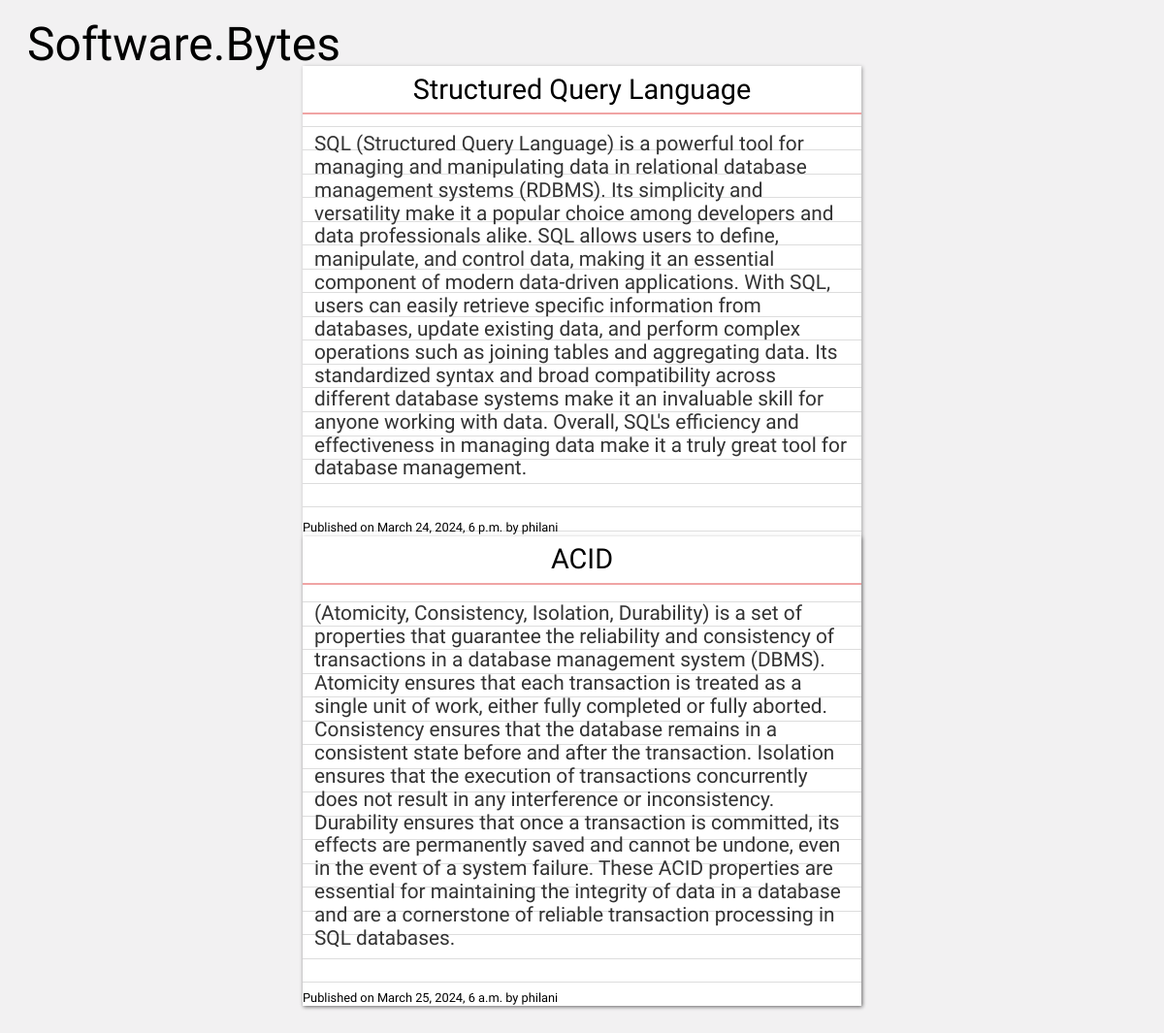
Before: / with the older database file.
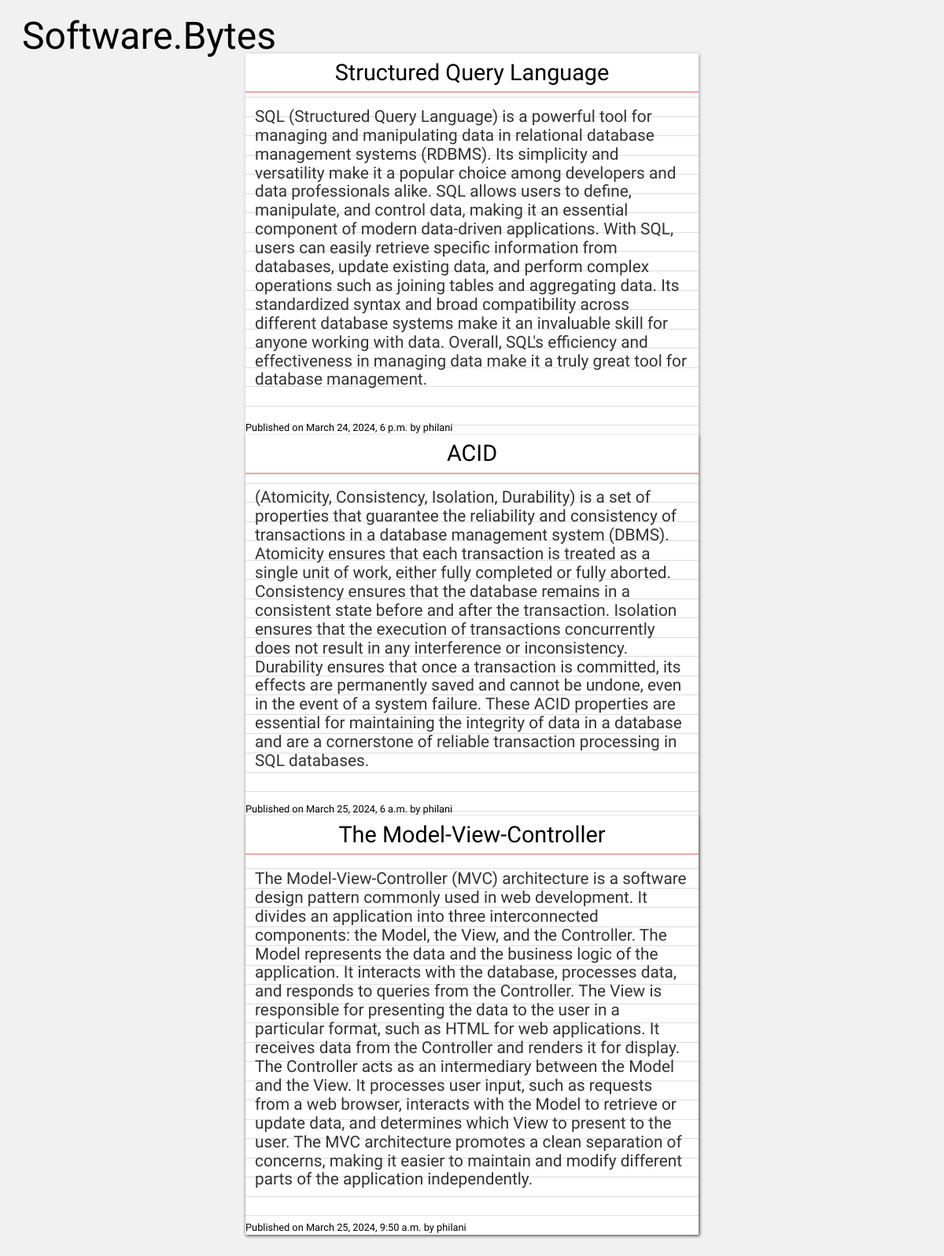
After: the same page with the newer database file.
### blog/models.py (models this page shows, shortened)
class Post(models.Model):
    title=models.CharField(max_length=120)
    content=models.TextField()
    published_at=models.DateTimeField(default=timezone.now)
    author=models.ForeignKey(User, on_delete=models.CASCADE)

### blog/views.py (the view)
# urls.py: path("",views.home,name="post"),
def home(request):
    posts=Post.objects.all()
    context={
       'posts':posts,
       'title': 'Software Bytes'
    }
    return render(request,'blog/home.html',context)

### blog/templates/blog/home.html
{% extends 'base.html' %}
{% block content %}
    {% for post in posts%}
    <div class="form">
        <div class="title">
            <span>{{ post.title }}</span>
        </div>
    <div class="content">
        <p>{{ post.content }}</p>
    </div>
    <small>Published on {{ post.published_at }} by {{ post.author}}</small>
    {% endfor%}
</div>
{% endblock %}

### templates/base.html (shortened to what this page needs)
{%load static %}
<!DOCTYPE html>
<html lang="en">
<head>
<link rel="stylesheet" href="{% static 'css/normalize.min.css' %}">
<link rel='stylesheet' href='https://cdn.jsdelivr.net/gh/highlightjs/cdn-release@9.16.2/build/styles/default.min.css'>
<link rel="stylesheet" href="{% static 'css/style.css' %}">
</head>
<body>
    <div class="logo">
        <a><span>Software.</span>Bytes</a>
    </div>
{% block content %}
{% endblock %}
</body>
</html

### static/css/style.css (style rules this page uses)
body { background: #5a4f6114; position: relative; min-height: 100vh; }
.logo { height: 40px; font-size: 3em; font-family: "Reenie Beanie", cursive; padding: 10px 20px; }
a { color: unset; }
.form { background: white; min-height: 23rem; margin: 0 auto 40px; font-family: "Reenie Beanie", cursive; background-image: linear-gradient(180deg, white 3rem, #f0a4a4 calc(3rem), #f0a4a4 calc(3rem + 2px), transparent 1px), repeating-linear-gradient(0deg, transparent, transparent 1.47rem, #ddd 1px, #ddd calc(1.47rem + 1px)); box-shadow: 1px 1px 4px rgba(0, 0, 0, 0.33); }
.title { height: calc(3rem); font-size: 1.8em; line-height: 1em; text-align: center; white-space: normal; display: table; width: 100%; }
.title span { padding: 0 12px; display: table-cell; vertical-align: middle; }
.content { padding: 0 12px 18px; top: 0; font-size: 1.3em; color: #333; }
@media (min-width: 618px) { .form { width: 576px; } }
@media (min-width: 618px) { .content { width: 552px; } }

Changed rows visible on the page:
added Post: title "The Model-View-Controller", content "The Model-View-Controller (MVC) architecture is a software design pattern commonly used in web development. It divides an application into three interconnected components: the Model, the View, and the Controller. The Model represents the data and the business logic of the application. It interacts with the database, processes data, and responds to queries from the Controller. The View is responsible for presenting the data to the user in a particular format, such as HTML for web applications. It receives data from the Controller and renders it for display. The Controller acts as an intermediary between the Model and the View. It processes user input, such as requests from a web browser,…", published_at "March 25, 2024, 9:50 a.m.", author "philani"
